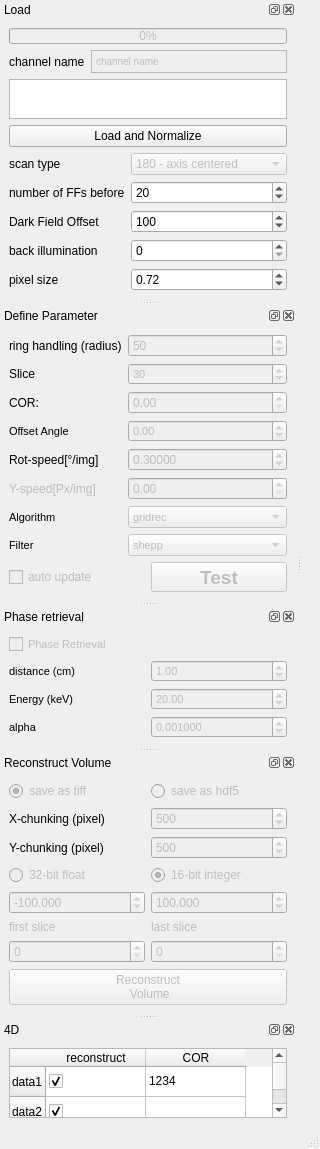
<?xml version="1.0" encoding="UTF-8"?>
<ui version="4.0">
 <class>MainWindow</class>
 <widget class="QMainWindow" name="MainWindow">
  <property name="geometry">
   <rect>
    <x>0</x>
    <y>0</y>
    <width>320</width>
    <height>1140</height>
   </rect>
  </property>
  <property name="windowTitle">
   <string>MainWindow</string>
  </property>
  <widget class="QWidget" name="centralwidget">
   <layout class="QGridLayout" name="gridLayout"/>
  </widget>
  <widget class="QMenuBar" name="menubar">
   <property name="geometry">
    <rect>
     <x>0</x>
     <y>0</y>
     <width>320</width>
     <height>26</height>
    </rect>
   </property>
  </widget>
  <widget class="QStatusBar" name="statusbar"/>
  <widget class="QDockWidget" name="Load">
   <property name="windowTitle">
    <string>Load</string>
   </property>
   <attribute name="dockWidgetArea">
    <number>1</number>
   </attribute>
   <widget class="QWidget" name="dockWidgetContents">
    <layout class="QGridLayout" name="gridLayout_2">
     <item row="0" column="0" colspan="2">
      <widget class="QProgressBar" name="progressBar">
       <property name="enabled">
        <bool>false</bool>
       </property>
       <property name="sizePolicy">
        <sizepolicy hsizetype="Minimum" vsizetype="Preferred">
         <horstretch>0</horstretch>
         <verstretch>0</verstretch>
        </sizepolicy>
       </property>
       <property name="value">
        <number>0</number>
       </property>
      </widget>
     </item>
     <item row="1" column="0" colspan="2">
      <layout class="QGridLayout" name="gridLayout_4">
       <item row="0" column="0">
        <widget class="QLabel" name="label_17">
         <property name="text">
          <string>channel name</string>
         </property>
        </widget>
       </item>
       <item row="0" column="1">
        <widget class="QTextBrowser" name="Qchannel_name">
         <property name="enabled">
          <bool>false</bool>
         </property>
         <property name="maximumSize">
          <size>
           <width>16777215</width>
           <height>23</height>
          </size>
         </property>
         <property name="html">
          <string>&lt;!DOCTYPE HTML PUBLIC &quot;-//W3C//DTD HTML 4.0//EN&quot; &quot;http://www.w3.org/TR/REC-html40/strict.dtd&quot;&gt;
&lt;html&gt;&lt;head&gt;&lt;meta name=&quot;qrichtext&quot; content=&quot;1&quot; /&gt;&lt;style type=&quot;text/css&quot;&gt;
p, li { white-space: pre-wrap; }
&lt;/style&gt;&lt;/head&gt;&lt;body style=&quot; font-family:'MS Shell Dlg 2'; font-size:7.8pt; font-weight:400; font-style:normal;&quot;&gt;
&lt;p style=&quot; margin-top:0px; margin-bottom:0px; margin-left:0px; margin-right:0px; -qt-block-indent:0; text-indent:0px;&quot;&gt;channel name&lt;/p&gt;&lt;/body&gt;&lt;/html&gt;</string>
         </property>
        </widget>
       </item>
       <item row="1" column="0" colspan="2">
        <widget class="QTextBrowser" name="Sample">
         <property name="maximumSize">
          <size>
           <width>16777215</width>
           <height>40</height>
          </size>
         </property>
         <property name="toolTip">
          <string>&lt;!DOCTYPE HTML PUBLIC &quot;-//W3C//DTD HTML 4.0//EN&quot; &quot;http://www.w3.org/TR/REC-html40/strict.dtd&quot;&gt;
&lt;html&gt;&lt;head&gt;&lt;meta name=&quot;qrichtext&quot; content=&quot;1&quot; /&gt;&lt;style type=&quot;text/css&quot;&gt;
p, li { white-space: pre-wrap; }
&lt;/style&gt;&lt;/head&gt;&lt;body style=&quot; font-family:'MS Shell Dlg 2'; font-size:7.8pt; font-weight:400; font-style:normal;&quot;&gt;
&lt;pre style=&quot; margin-top:12px; margin-bottom:12px; margin-left:0px; margin-right:0px; -qt-block-indent:0; text-indent:0px; background-color:#ffffff;&quot;&gt;&lt;span style=&quot; font-family:'Courier New'; background-color:#ffffff;&quot;&gt;Open ImageJ-PlugIn: EPICS AREA DETECTOR, &lt;/span&gt;&lt;/pre&gt;
&lt;pre style=&quot; margin-top:12px; margin-bottom:12px; margin-left:0px; margin-right:0px; -qt-block-indent:0; text-indent:0px; background-color:#ffffff;&quot;&gt;&lt;span style=&quot; font-family:'Courier New'; background-color:#ffffff;&quot;&gt;NTNDA-Viewer and look for the channel:&lt;/span&gt;&lt;/pre&gt;
&lt;pre style=&quot; margin-top:12px; margin-bottom:12px; margin-left:0px; margin-right:0px; -qt-block-indent:0; text-indent:0px; background-color:#ffffff;&quot;&gt;&lt;span style=&quot; font-family:'JetBrains Mono,monospace'; color:#000000;&quot;&gt;&amp;quot;BAMline:CTReco&amp;quot;&lt;/span&gt;&lt;/pre&gt;&lt;/body&gt;&lt;/html&gt;</string>
         </property>
         <property name="autoFillBackground">
          <bool>false</bool>
         </property>
         <property name="frameShape">
          <enum>QFrame::StyledPanel</enum>
         </property>
         <property name="frameShadow">
          <enum>QFrame::Sunken</enum>
         </property>
         <property name="lineWidth">
          <number>1</number>
         </property>
        </widget>
       </item>
       <item row="2" column="0" colspan="2">
        <widget class="QPushButton" name="pushLoad">
         <property name="sizePolicy">
          <sizepolicy hsizetype="Minimum" vsizetype="Preferred">
           <horstretch>0</horstretch>
           <verstretch>0</verstretch>
          </sizepolicy>
         </property>
         <property name="text">
          <string>Load and Normalize</string>
         </property>
        </widget>
       </item>
      </layout>
     </item>
     <item row="3" column="1">
      <widget class="QComboBox" name="comboBox_180_360">
       <property name="enabled">
        <bool>false</bool>
       </property>
       <item>
        <property name="text">
         <string>180 - axis centered</string>
        </property>
       </item>
       <item>
        <property name="text">
         <string>360 - axis left</string>
        </property>
       </item>
       <item>
        <property name="text">
         <string>360 - axis right</string>
        </property>
       </item>
      </widget>
     </item>
     <item row="5" column="1">
      <widget class="QSpinBox" name="spinBox_DF">
       <property name="sizePolicy">
        <sizepolicy hsizetype="Minimum" vsizetype="Preferred">
         <horstretch>0</horstretch>
         <verstretch>0</verstretch>
        </sizepolicy>
       </property>
       <property name="toolTip">
        <string>&lt;html&gt;&lt;head/&gt;&lt;body&gt;&lt;p&gt;Subtracts this value from both, projection and flat field, before dividing them&lt;/p&gt;&lt;/body&gt;&lt;/html&gt;</string>
       </property>
       <property name="maximum">
        <number>65535</number>
       </property>
       <property name="value">
        <number>100</number>
       </property>
      </widget>
     </item>
     <item row="6" column="1">
      <widget class="QSpinBox" name="spinBox_back_illumination">
       <property name="sizePolicy">
        <sizepolicy hsizetype="Minimum" vsizetype="Preferred">
         <horstretch>0</horstretch>
         <verstretch>0</verstretch>
        </sizepolicy>
       </property>
       <property name="toolTip">
        <string>&lt;html&gt;&lt;head/&gt;&lt;body&gt;&lt;p&gt;will be subtracted from the FFs only&lt;/p&gt;&lt;/body&gt;&lt;/html&gt;</string>
       </property>
       <property name="maximum">
        <number>65535</number>
       </property>
      </widget>
     </item>
     <item row="4" column="1">
      <widget class="QSpinBox" name="spinBox_number_FFs">
       <property name="sizePolicy">
        <sizepolicy hsizetype="Minimum" vsizetype="Preferred">
         <horstretch>0</horstretch>
         <verstretch>0</verstretch>
        </sizepolicy>
       </property>
       <property name="maximum">
        <number>5000</number>
       </property>
       <property name="value">
        <number>20</number>
       </property>
      </widget>
     </item>
     <item row="3" column="0">
      <widget class="QLabel" name="label_18">
       <property name="text">
        <string>scan type</string>
       </property>
      </widget>
     </item>
     <item row="4" column="0">
      <widget class="QLabel" name="label_2">
       <property name="sizePolicy">
        <sizepolicy hsizetype="Fixed" vsizetype="Preferred">
         <horstretch>0</horstretch>
         <verstretch>0</verstretch>
        </sizepolicy>
       </property>
       <property name="text">
        <string>number of FFs before</string>
       </property>
      </widget>
     </item>
     <item row="6" column="0">
      <widget class="QLabel" name="label_13">
       <property name="text">
        <string>back illumination</string>
       </property>
      </widget>
     </item>
     <item row="5" column="0">
      <widget class="QLabel" name="label_10">
       <property name="sizePolicy">
        <sizepolicy hsizetype="Fixed" vsizetype="Preferred">
         <horstretch>0</horstretch>
         <verstretch>0</verstretch>
        </sizepolicy>
       </property>
       <property name="toolTip">
        <string>&lt;html&gt;&lt;head/&gt;&lt;body&gt;&lt;p&gt;Subtracts this value from both, projection and flat field, before dividing them&lt;/p&gt;&lt;/body&gt;&lt;/html&gt;</string>
       </property>
       <property name="text">
        <string>Dark Field Offset</string>
       </property>
      </widget>
     </item>
     <item row="7" column="0">
      <widget class="QLabel" name="label_14">
       <property name="text">
        <string>pixel size</string>
       </property>
      </widget>
     </item>
     <item row="7" column="1">
      <widget class="QDoubleSpinBox" name="pixel_size">
       <property name="sizePolicy">
        <sizepolicy hsizetype="Minimum" vsizetype="Preferred">
         <horstretch>0</horstretch>
         <verstretch>0</verstretch>
        </sizepolicy>
       </property>
       <property name="singleStep">
        <double>0.010000000000000</double>
       </property>
       <property name="value">
        <double>0.720000000000000</double>
       </property>
      </widget>
     </item>
    </layout>
   </widget>
  </widget>
  <widget class="QDockWidget" name="Define_Parameter">
   <property name="floating">
    <bool>true</bool>
   </property>
   <property name="windowTitle">
    <string>Define Parameter</string>
   </property>
   <attribute name="dockWidgetArea">
    <number>1</number>
   </attribute>
   <widget class="QWidget" name="dockWidgetContents_2">
    <layout class="QGridLayout" name="gridLayout_5">
     <item row="0" column="0">
      <layout class="QGridLayout" name="gridLayout_3">
       <item row="11" column="1">
        <widget class="QDoubleSpinBox" name="COR">
         <property name="enabled">
          <bool>false</bool>
         </property>
         <property name="sizePolicy">
          <sizepolicy hsizetype="Minimum" vsizetype="Preferred">
           <horstretch>0</horstretch>
           <verstretch>0</verstretch>
          </sizepolicy>
         </property>
         <property name="font">
          <font>
           <weight>50</weight>
           <bold>false</bold>
          </font>
         </property>
         <property name="maximum">
          <double>5000.000000000000000</double>
         </property>
         <property name="singleStep">
          <double>1.000000000000000</double>
         </property>
         <property name="value">
          <double>0.000000000000000</double>
         </property>
        </widget>
       </item>
       <item row="13" column="0">
        <widget class="QLabel" name="label">
         <property name="sizePolicy">
          <sizepolicy hsizetype="Fixed" vsizetype="Preferred">
           <horstretch>0</horstretch>
           <verstretch>0</verstretch>
          </sizepolicy>
         </property>
         <property name="text">
          <string>Rot-speed[°/img]</string>
         </property>
        </widget>
       </item>
       <item row="10" column="1">
        <widget class="QSpinBox" name="slice_number">
         <property name="enabled">
          <bool>false</bool>
         </property>
         <property name="sizePolicy">
          <sizepolicy hsizetype="Minimum" vsizetype="Preferred">
           <horstretch>0</horstretch>
           <verstretch>0</verstretch>
          </sizepolicy>
         </property>
         <property name="font">
          <font>
           <pointsize>8</pointsize>
           <weight>50</weight>
           <bold>false</bold>
          </font>
         </property>
         <property name="value">
          <number>30</number>
         </property>
        </widget>
       </item>
       <item row="12" column="1">
        <widget class="QDoubleSpinBox" name="Offset_Angle">
         <property name="enabled">
          <bool>false</bool>
         </property>
         <property name="sizePolicy">
          <sizepolicy hsizetype="Minimum" vsizetype="Preferred">
           <horstretch>0</horstretch>
           <verstretch>0</verstretch>
          </sizepolicy>
         </property>
         <property name="font">
          <font>
           <pointsize>8</pointsize>
           <weight>50</weight>
           <bold>false</bold>
          </font>
         </property>
         <property name="alignment">
          <set>Qt::AlignLeading|Qt::AlignLeft|Qt::AlignVCenter</set>
         </property>
         <property name="minimum">
          <double>-360.000000000000000</double>
         </property>
         <property name="maximum">
          <double>360.000000000000000</double>
         </property>
        </widget>
       </item>
       <item row="10" column="0">
        <widget class="QLabel" name="label_7">
         <property name="text">
          <string>Slice</string>
         </property>
        </widget>
       </item>
       <item row="14" column="0">
        <widget class="QLabel" name="label_4">
         <property name="enabled">
          <bool>false</bool>
         </property>
         <property name="sizePolicy">
          <sizepolicy hsizetype="Fixed" vsizetype="Preferred">
           <horstretch>0</horstretch>
           <verstretch>0</verstretch>
          </sizepolicy>
         </property>
         <property name="text">
          <string>Y-speed[Px/img]</string>
         </property>
        </widget>
       </item>
       <item row="15" column="0">
        <widget class="QLabel" name="label_15">
         <property name="sizePolicy">
          <sizepolicy hsizetype="Fixed" vsizetype="Preferred">
           <horstretch>0</horstretch>
           <verstretch>0</verstretch>
          </sizepolicy>
         </property>
         <property name="font">
          <font>
           <pointsize>8</pointsize>
           <weight>50</weight>
           <bold>false</bold>
          </font>
         </property>
         <property name="text">
          <string>Algorithm</string>
         </property>
        </widget>
       </item>
       <item row="13" column="1">
        <widget class="QDoubleSpinBox" name="speed_W">
         <property name="enabled">
          <bool>false</bool>
         </property>
         <property name="sizePolicy">
          <sizepolicy hsizetype="Minimum" vsizetype="Preferred">
           <horstretch>0</horstretch>
           <verstretch>0</verstretch>
          </sizepolicy>
         </property>
         <property name="decimals">
          <number>5</number>
         </property>
         <property name="singleStep">
          <double>0.000100000000000</double>
         </property>
         <property name="value">
          <double>0.300000000000000</double>
         </property>
        </widget>
       </item>
       <item row="11" column="0">
        <widget class="QLabel" name="label_3">
         <property name="sizePolicy">
          <sizepolicy hsizetype="Fixed" vsizetype="Preferred">
           <horstretch>0</horstretch>
           <verstretch>0</verstretch>
          </sizepolicy>
         </property>
         <property name="text">
          <string>COR:</string>
         </property>
        </widget>
       </item>
       <item row="16" column="0">
        <widget class="QLabel" name="label_16">
         <property name="sizePolicy">
          <sizepolicy hsizetype="Fixed" vsizetype="Preferred">
           <horstretch>0</horstretch>
           <verstretch>0</verstretch>
          </sizepolicy>
         </property>
         <property name="font">
          <font>
           <pointsize>8</pointsize>
           <weight>50</weight>
           <bold>false</bold>
          </font>
         </property>
         <property name="text">
          <string>Filter</string>
         </property>
        </widget>
       </item>
       <item row="15" column="1">
        <widget class="QComboBox" name="algorithm_list">
         <property name="enabled">
          <bool>false</bool>
         </property>
         <property name="sizePolicy">
          <sizepolicy hsizetype="Minimum" vsizetype="Preferred">
           <horstretch>0</horstretch>
           <verstretch>0</verstretch>
          </sizepolicy>
         </property>
         <property name="font">
          <font>
           <pointsize>8</pointsize>
           <weight>50</weight>
           <bold>false</bold>
          </font>
         </property>
         <item>
          <property name="text">
           <string>gridrec</string>
          </property>
         </item>
         <item>
          <property name="text">
           <string>FBP_CUDA</string>
          </property>
         </item>
         <item>
          <property name="text">
           <string>art</string>
          </property>
         </item>
         <item>
          <property name="text">
           <string>bart</string>
          </property>
         </item>
         <item>
          <property name="text">
           <string>fbp</string>
          </property>
         </item>
         <item>
          <property name="text">
           <string>sirt</string>
          </property>
         </item>
         <item>
          <property name="text">
           <string>tv</string>
          </property>
         </item>
         <item>
          <property name="text">
           <string>grad</string>
          </property>
         </item>
         <item>
          <property name="text">
           <string>mlem</string>
          </property>
         </item>
         <item>
          <property name="text">
           <string>tikh</string>
          </property>
         </item>
         <item>
          <property name="text">
           <string>osem</string>
          </property>
         </item>
         <item>
          <property name="text">
           <string>pml_hybrid</string>
          </property>
         </item>
         <item>
          <property name="text">
           <string>pml_quad</string>
          </property>
         </item>
         <item>
          <property name="text">
           <string>ospml_hybrid</string>
          </property>
         </item>
         <item>
          <property name="text">
           <string>ospml_quad</string>
          </property>
         </item>
        </widget>
       </item>
       <item row="9" column="0">
        <widget class="QLabel" name="label_8">
         <property name="sizePolicy">
          <sizepolicy hsizetype="Fixed" vsizetype="Preferred">
           <horstretch>0</horstretch>
           <verstretch>0</verstretch>
          </sizepolicy>
         </property>
         <property name="text">
          <string>ring handling (radius)</string>
         </property>
        </widget>
       </item>
       <item row="16" column="1">
        <widget class="QComboBox" name="filter_list">
         <property name="enabled">
          <bool>false</bool>
         </property>
         <property name="sizePolicy">
          <sizepolicy hsizetype="Minimum" vsizetype="Preferred">
           <horstretch>0</horstretch>
           <verstretch>0</verstretch>
          </sizepolicy>
         </property>
         <property name="font">
          <font>
           <pointsize>8</pointsize>
           <weight>50</weight>
           <bold>false</bold>
          </font>
         </property>
         <item>
          <property name="text">
           <string>shepp</string>
          </property>
         </item>
         <item>
          <property name="text">
           <string>ramlak</string>
          </property>
         </item>
         <item>
          <property name="text">
           <string>hann</string>
          </property>
         </item>
         <item>
          <property name="text">
           <string>hamming</string>
          </property>
         </item>
         <item>
          <property name="text">
           <string>parzen</string>
          </property>
         </item>
         <item>
          <property name="text">
           <string>butterworth</string>
          </property>
         </item>
         <item>
          <property name="text">
           <string>cosine</string>
          </property>
         </item>
         <item>
          <property name="text">
           <string>none</string>
          </property>
         </item>
        </widget>
       </item>
       <item row="14" column="1">
        <widget class="QDoubleSpinBox" name="speed_Y">
         <property name="enabled">
          <bool>false</bool>
         </property>
         <property name="sizePolicy">
          <sizepolicy hsizetype="Minimum" vsizetype="Preferred">
           <horstretch>0</horstretch>
           <verstretch>0</verstretch>
          </sizepolicy>
         </property>
        </widget>
       </item>
       <item row="12" column="0">
        <widget class="QLabel" name="label_9">
         <property name="sizePolicy">
          <sizepolicy hsizetype="Fixed" vsizetype="Preferred">
           <horstretch>0</horstretch>
           <verstretch>0</verstretch>
          </sizepolicy>
         </property>
         <property name="font">
          <font>
           <pointsize>8</pointsize>
           <weight>50</weight>
           <bold>false</bold>
          </font>
         </property>
         <property name="text">
          <string>Offset Angle</string>
         </property>
        </widget>
       </item>
       <item row="9" column="1">
        <widget class="QSpinBox" name="spinBox_ringradius">
         <property name="enabled">
          <bool>false</bool>
         </property>
         <property name="sizePolicy">
          <sizepolicy hsizetype="Minimum" vsizetype="Preferred">
           <horstretch>0</horstretch>
           <verstretch>0</verstretch>
          </sizepolicy>
         </property>
         <property name="maximum">
          <number>65535</number>
         </property>
         <property name="value">
          <number>50</number>
         </property>
        </widget>
       </item>
      </layout>
     </item>
     <item row="1" column="0">
      <layout class="QHBoxLayout" name="horizontalLayout">
       <item>
        <widget class="QCheckBox" name="auto_update">
         <property name="enabled">
          <bool>false</bool>
         </property>
         <property name="text">
          <string>auto update</string>
         </property>
        </widget>
       </item>
       <item>
        <widget class="QPushButton" name="pushReconstruct">
         <property name="enabled">
          <bool>false</bool>
         </property>
         <property name="sizePolicy">
          <sizepolicy hsizetype="Minimum" vsizetype="Preferred">
           <horstretch>0</horstretch>
           <verstretch>0</verstretch>
          </sizepolicy>
         </property>
         <property name="minimumSize">
          <size>
           <width>0</width>
           <height>30</height>
          </size>
         </property>
         <property name="font">
          <font>
           <pointsize>14</pointsize>
           <weight>75</weight>
           <bold>true</bold>
          </font>
         </property>
         <property name="text">
          <string>Test</string>
         </property>
        </widget>
       </item>
      </layout>
     </item>
    </layout>
   </widget>
  </widget>
  <widget class="QDockWidget" name="Phase_Retrieval">
   <property name="windowTitle">
    <string>Phase retrieval</string>
   </property>
   <attribute name="dockWidgetArea">
    <number>1</number>
   </attribute>
   <widget class="QWidget" name="dockWidgetContents_3">
    <layout class="QGridLayout" name="gridLayout_7">
     <item row="0" column="0" colspan="2">
      <layout class="QGridLayout" name="gridLayout_6">
       <item row="1" column="0">
        <widget class="QLabel" name="label_distance_2">
         <property name="enabled">
          <bool>true</bool>
         </property>
         <property name="sizePolicy">
          <sizepolicy hsizetype="Minimum" vsizetype="Minimum">
           <horstretch>0</horstretch>
           <verstretch>0</verstretch>
          </sizepolicy>
         </property>
         <property name="font">
          <font>
           <pointsize>8</pointsize>
           <weight>50</weight>
           <bold>false</bold>
          </font>
         </property>
         <property name="text">
          <string>distance (cm)</string>
         </property>
        </widget>
       </item>
       <item row="0" column="0">
        <widget class="QCheckBox" name="checkBox_phase_2">
         <property name="enabled">
          <bool>false</bool>
         </property>
         <property name="sizePolicy">
          <sizepolicy hsizetype="Minimum" vsizetype="Preferred">
           <horstretch>0</horstretch>
           <verstretch>0</verstretch>
          </sizepolicy>
         </property>
         <property name="font">
          <font>
           <pointsize>8</pointsize>
           <weight>50</weight>
           <bold>false</bold>
          </font>
         </property>
         <property name="text">
          <string>Phase Retrieval</string>
         </property>
        </widget>
       </item>
       <item row="1" column="1">
        <widget class="QDoubleSpinBox" name="doubleSpinBox_distance_2">
         <property name="enabled">
          <bool>false</bool>
         </property>
         <property name="sizePolicy">
          <sizepolicy hsizetype="Minimum" vsizetype="Preferred">
           <horstretch>0</horstretch>
           <verstretch>0</verstretch>
          </sizepolicy>
         </property>
         <property name="font">
          <font>
           <pointsize>8</pointsize>
           <weight>50</weight>
           <bold>false</bold>
          </font>
         </property>
         <property name="maximum">
          <double>5000.000000000000000</double>
         </property>
         <property name="value">
          <double>1.000000000000000</double>
         </property>
        </widget>
       </item>
      </layout>
     </item>
     <item row="2" column="0">
      <widget class="QLabel" name="label_Energy_2">
       <property name="enabled">
        <bool>true</bool>
       </property>
       <property name="sizePolicy">
        <sizepolicy hsizetype="Minimum" vsizetype="Minimum">
         <horstretch>0</horstretch>
         <verstretch>0</verstretch>
        </sizepolicy>
       </property>
       <property name="font">
        <font>
         <pointsize>8</pointsize>
         <weight>50</weight>
         <bold>false</bold>
        </font>
       </property>
       <property name="text">
        <string>Energy (keV)</string>
       </property>
      </widget>
     </item>
     <item row="2" column="1">
      <widget class="QDoubleSpinBox" name="doubleSpinBox_Energy_2">
       <property name="enabled">
        <bool>false</bool>
       </property>
       <property name="sizePolicy">
        <sizepolicy hsizetype="Minimum" vsizetype="Preferred">
         <horstretch>0</horstretch>
         <verstretch>0</verstretch>
        </sizepolicy>
       </property>
       <property name="font">
        <font>
         <pointsize>8</pointsize>
         <weight>50</weight>
         <bold>false</bold>
        </font>
       </property>
       <property name="minimum">
        <double>1.000000000000000</double>
       </property>
       <property name="maximum">
        <double>100.000000000000000</double>
       </property>
       <property name="value">
        <double>20.000000000000000</double>
       </property>
      </widget>
     </item>
     <item row="3" column="0">
      <widget class="QLabel" name="label_alpha_2">
       <property name="enabled">
        <bool>true</bool>
       </property>
       <property name="sizePolicy">
        <sizepolicy hsizetype="Minimum" vsizetype="Minimum">
         <horstretch>0</horstretch>
         <verstretch>0</verstretch>
        </sizepolicy>
       </property>
       <property name="font">
        <font>
         <pointsize>8</pointsize>
         <weight>50</weight>
         <bold>false</bold>
        </font>
       </property>
       <property name="text">
        <string>alpha</string>
       </property>
      </widget>
     </item>
     <item row="3" column="1">
      <widget class="QDoubleSpinBox" name="doubleSpinBox_alpha_2">
       <property name="enabled">
        <bool>false</bool>
       </property>
       <property name="sizePolicy">
        <sizepolicy hsizetype="Minimum" vsizetype="Preferred">
         <horstretch>0</horstretch>
         <verstretch>0</verstretch>
        </sizepolicy>
       </property>
       <property name="font">
        <font>
         <pointsize>8</pointsize>
         <weight>50</weight>
         <bold>false</bold>
        </font>
       </property>
       <property name="decimals">
        <number>6</number>
       </property>
       <property name="singleStep">
        <double>0.000100000000000</double>
       </property>
       <property name="value">
        <double>0.001000000000000</double>
       </property>
      </widget>
     </item>
    </layout>
   </widget>
  </widget>
  <widget class="QDockWidget" name="Reconstruct_Volume">
   <property name="enabled">
    <bool>true</bool>
   </property>
   <property name="windowTitle">
    <string>Reconstruct Volume</string>
   </property>
   <attribute name="dockWidgetArea">
    <number>1</number>
   </attribute>
   <widget class="QWidget" name="dockWidgetContents_4">
    <layout class="QGridLayout" name="gridLayout_10">
     <item row="1" column="0">
      <widget class="QPushButton" name="pushReconstruct_all">
       <property name="enabled">
        <bool>false</bool>
       </property>
       <property name="text">
        <string>Reconstruct
 Volume</string>
       </property>
      </widget>
     </item>
     <item row="0" column="0">
      <layout class="QGridLayout" name="gridLayout_9">
       <item row="0" column="0">
        <layout class="QGridLayout" name="gridLayout_8">
         <item row="5" column="1">
          <widget class="QSpinBox" name="hdf_chunking_x">
           <property name="enabled">
            <bool>false</bool>
           </property>
           <property name="sizePolicy">
            <sizepolicy hsizetype="Minimum" vsizetype="Preferred">
             <horstretch>0</horstretch>
             <verstretch>0</verstretch>
            </sizepolicy>
           </property>
           <property name="maximum">
            <number>99999</number>
           </property>
           <property name="value">
            <number>500</number>
           </property>
          </widget>
         </item>
         <item row="5" column="0">
          <widget class="QLabel" name="label_11">
           <property name="text">
            <string>X-chunking (pixel)</string>
           </property>
          </widget>
         </item>
         <item row="9" column="1">
          <widget class="QLabel" name="label_6">
           <property name="enabled">
            <bool>false</bool>
           </property>
           <property name="sizePolicy">
            <sizepolicy hsizetype="Minimum" vsizetype="Minimum">
             <horstretch>0</horstretch>
             <verstretch>0</verstretch>
            </sizepolicy>
           </property>
           <property name="text">
            <string>last slice</string>
           </property>
          </widget>
         </item>
         <item row="8" column="0">
          <widget class="QDoubleSpinBox" name="int_low">
           <property name="enabled">
            <bool>false</bool>
           </property>
           <property name="sizePolicy">
            <sizepolicy hsizetype="Minimum" vsizetype="Preferred">
             <horstretch>0</horstretch>
             <verstretch>0</verstretch>
            </sizepolicy>
           </property>
           <property name="decimals">
            <number>3</number>
           </property>
           <property name="minimum">
            <double>-65535.000000000000000</double>
           </property>
           <property name="maximum">
            <double>65535.000000000000000</double>
           </property>
           <property name="singleStep">
            <double>1.000000000000000</double>
           </property>
           <property name="value">
            <double>-100.000000000000000</double>
           </property>
          </widget>
         </item>
         <item row="9" column="0">
          <widget class="QLabel" name="label_5">
           <property name="enabled">
            <bool>false</bool>
           </property>
           <property name="sizePolicy">
            <sizepolicy hsizetype="Minimum" vsizetype="Minimum">
             <horstretch>0</horstretch>
             <verstretch>0</verstretch>
            </sizepolicy>
           </property>
           <property name="text">
            <string>first slice</string>
           </property>
          </widget>
         </item>
         <item row="7" column="1">
          <widget class="QRadioButton" name="radioButton_16bit_integer">
           <property name="enabled">
            <bool>false</bool>
           </property>
           <property name="text">
            <string>16-bit integer</string>
           </property>
           <property name="checked">
            <bool>true</bool>
           </property>
           <attribute name="buttonGroup">
            <string notr="true">buttonGroup16_32bit</string>
           </attribute>
          </widget>
         </item>
         <item row="4" column="1">
          <widget class="QRadioButton" name="save_hdf5">
           <property name="enabled">
            <bool>false</bool>
           </property>
           <property name="text">
            <string>save as hdf5</string>
           </property>
           <property name="checked">
            <bool>false</bool>
           </property>
           <attribute name="buttonGroup">
            <string notr="true">save_tif_hdf5</string>
           </attribute>
          </widget>
         </item>
         <item row="8" column="1">
          <widget class="QDoubleSpinBox" name="int_high">
           <property name="enabled">
            <bool>false</bool>
           </property>
           <property name="sizePolicy">
            <sizepolicy hsizetype="Minimum" vsizetype="Preferred">
             <horstretch>0</horstretch>
             <verstretch>0</verstretch>
            </sizepolicy>
           </property>
           <property name="decimals">
            <number>3</number>
           </property>
           <property name="minimum">
            <double>-65535.000000000000000</double>
           </property>
           <property name="maximum">
            <double>65535.000000000000000</double>
           </property>
           <property name="singleStep">
            <double>1.000000000000000</double>
           </property>
           <property name="value">
            <double>100.000000000000000</double>
           </property>
          </widget>
         </item>
         <item row="10" column="0">
          <widget class="QSpinBox" name="spinBox_first">
           <property name="enabled">
            <bool>false</bool>
           </property>
           <property name="maximum">
            <number>999999</number>
           </property>
          </widget>
         </item>
         <item row="7" column="0">
          <widget class="QRadioButton" name="radioButton_32bit_float">
           <property name="enabled">
            <bool>false</bool>
           </property>
           <property name="text">
            <string>32-bit float</string>
           </property>
           <property name="checked">
            <bool>false</bool>
           </property>
           <attribute name="buttonGroup">
            <string notr="true">buttonGroup16_32bit</string>
           </attribute>
          </widget>
         </item>
         <item row="4" column="0">
          <widget class="QRadioButton" name="save_tiff">
           <property name="enabled">
            <bool>false</bool>
           </property>
           <property name="text">
            <string>save as tiff</string>
           </property>
           <property name="checked">
            <bool>true</bool>
           </property>
           <attribute name="buttonGroup">
            <string notr="true">save_tif_hdf5</string>
           </attribute>
          </widget>
         </item>
         <item row="10" column="1">
          <widget class="QSpinBox" name="spinBox_last">
           <property name="enabled">
            <bool>false</bool>
           </property>
           <property name="maximum">
            <number>999999</number>
           </property>
          </widget>
         </item>
         <item row="6" column="0">
          <widget class="QLabel" name="label_12">
           <property name="text">
            <string>Y-chunking (pixel)</string>
           </property>
          </widget>
         </item>
         <item row="6" column="1">
          <widget class="QSpinBox" name="hdf_chunking_y">
           <property name="enabled">
            <bool>false</bool>
           </property>
           <property name="sizePolicy">
            <sizepolicy hsizetype="Minimum" vsizetype="Preferred">
             <horstretch>0</horstretch>
             <verstretch>0</verstretch>
            </sizepolicy>
           </property>
           <property name="maximum">
            <number>99999</number>
           </property>
           <property name="value">
            <number>500</number>
           </property>
          </widget>
         </item>
        </layout>
       </item>
      </layout>
     </item>
    </layout>
   </widget>
  </widget>
  <widget class="QDockWidget" name="dockWidget">
   <property name="windowTitle">
    <string>4D</string>
   </property>
   <attribute name="dockWidgetArea">
    <number>1</number>
   </attribute>
   <widget class="QWidget" name="dockWidgetContents_6">
    <layout class="QGridLayout" name="gridLayout_11">
     <item row="0" column="0">
      <widget class="QTableWidget" name="tableWidget">
       <row>
        <property name="text">
         <string>data1</string>
        </property>
       </row>
       <row>
        <property name="text">
         <string>data2</string>
        </property>
       </row>
       <row>
        <property name="text">
         <string>data3</string>
        </property>
       </row>
       <row>
        <property name="text">
         <string>data4</string>
        </property>
       </row>
       <column>
        <property name="text">
         <string>reconstruct</string>
        </property>
       </column>
       <column>
        <property name="text">
         <string>COR</string>
        </property>
       </column>
       <item row="0" column="0">
        <property name="checkState">
         <enum>Checked</enum>
        </property>
       </item>
       <item row="0" column="1">
        <property name="text">
         <string>1234</string>
        </property>
       </item>
       <item row="1" column="0">
        <property name="checkState">
         <enum>Checked</enum>
        </property>
       </item>
       <item row="2" column="0">
        <property name="checkState">
         <enum>Checked</enum>
        </property>
       </item>
       <item row="3" column="0">
        <property name="checkState">
         <enum>Checked</enum>
        </property>
       </item>
      </widget>
     </item>
    </layout>
   </widget>
  </widget>
 </widget>
 <resources/>
 <connections/>
 <buttongroups>
  <buttongroup name="save_tif_hdf5"/>
  <buttongroup name="buttonGroup16_32bit"/>
 </buttongroups>
</ui>
